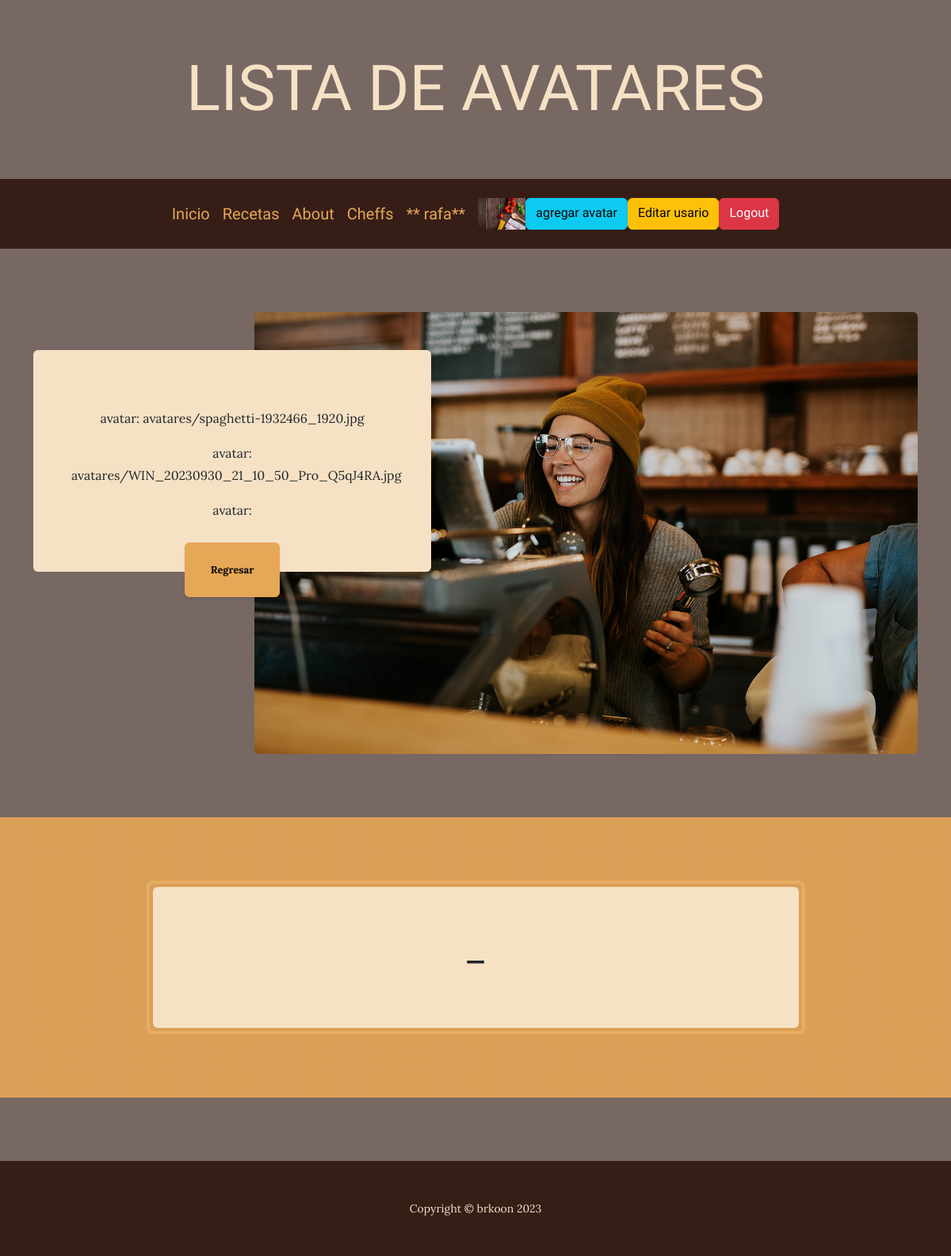
The page /AppRecetas/avatar/list/ (signed in) on the database as committed earlier.
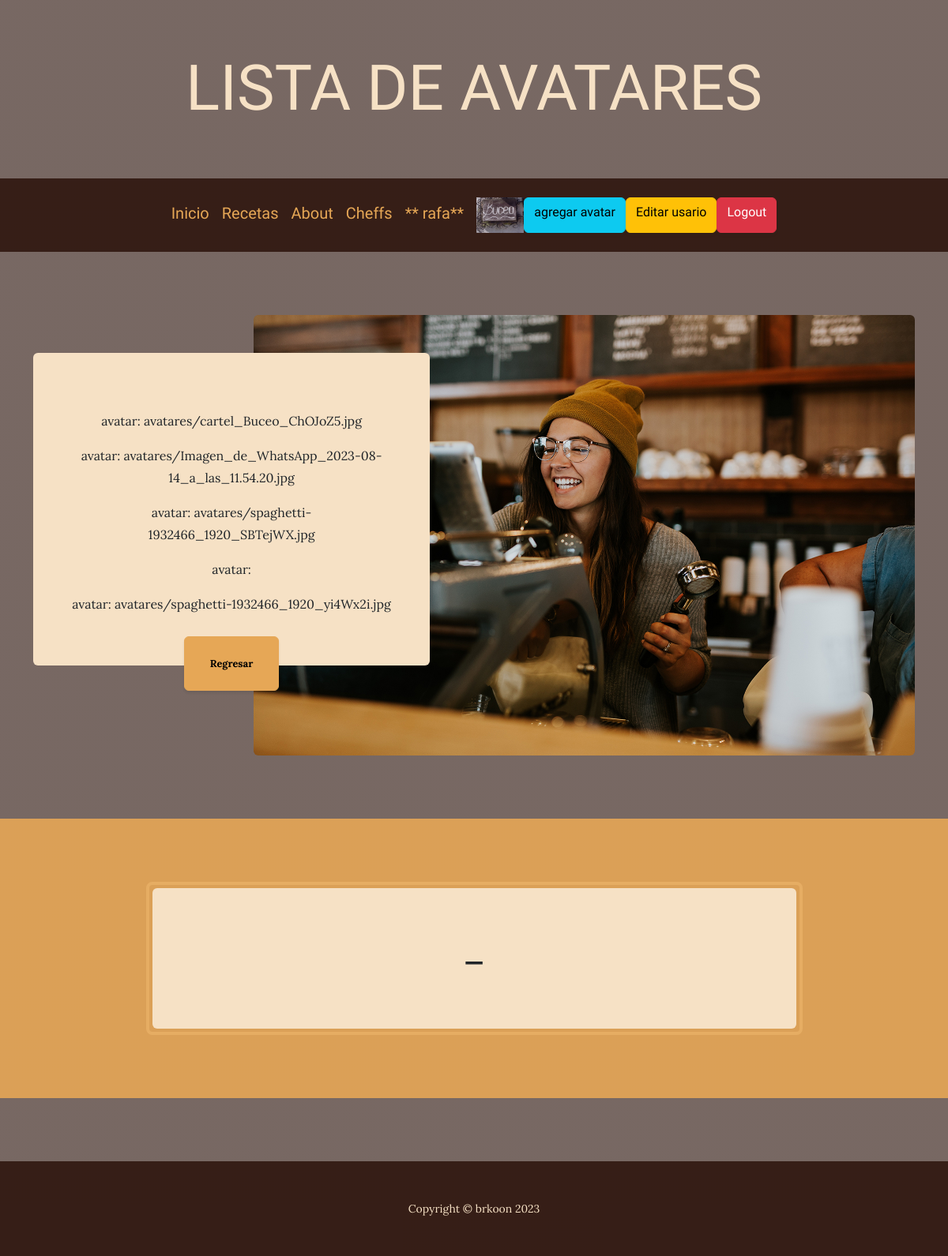
The same page on the database as committed later.
### AppRecetas/models.py (models this page shows, shortened)
class Avatar(models.Model):
    usuario = models.ForeignKey(User, on_delete=models.CASCADE)
    image = models.ImageField(upload_to= "avatares", null=True, blank=True)

### AppRecetas/views.py (the view)
# urls.py: path("avatar/list/", ListaAvatar.as_view(), name="listaavatar"),
class ListaAvatar(LoginRequiredMixin, ListView):
  model = Avatar
  def get_queryset(self):
        return Avatar.objects.filter(usuario=self.request.user)

### AppRecetas/templates/AppRecetas/avatar_list.html
{% extends "AppRecetas/base.html" %}
{% load static %}
{% block  titulo %}
lista de avatares
{% endblock  %}
{% block complement  %}
{% for avatares in object_list%}
<p> avatar: {{avatares.image}}
</p>
{% endfor %}
{% endblock  %}

### AppRecetas/templates/AppRecetas/base.html (shortened to what this page needs)
<!DOCTYPE html>
<html lang="en">
    <head>
        {% load static  %}
        <link href="{% static 'AppRecetas/css/styles.css'%}" rel="stylesheet" />
    </head>
    <body>
        <header>
            <h1 class="site-heading text-center text-faded d-none d-lg-block">
                <span class="site-heading-lower">
                    {% block  titulo %}
                     {% endblock %}
                </span>
            </h1>
        </header>
        <nav class="navbar navbar-expand-lg navbar-dark py-lg-4" id="mainNav">
            <div class="container">
                <div class="collapse navbar-collapse" id="navbarSupportedContent">
                    <ul class="navbar-nav mx-auto">
                        <a class="navbar-brand" href="{% url 'Inicio' %}">Inicio</a>
                <a class="navbar-brand" href="{% url 'RecetasMain' %}">Recetas</a>
                <a class="navbar-brand" href="{% url 'About' %}">About</a>
                {% if request.user.is_authenticated  %}
                <a class="navbar-brand" href="{% url 'listaCheff' %}">Cheffs</a>
                {% endif %}
                {% if request.user.is_authenticated  %}
                <a class="navbar-brand" href="">** {{user.username}}**</a>
                {% with user.avatar_set.first as  miPrimerAvatar %}
                {% if miPrimerAvatar  %}
                <a href="{% url 'listaavatar' %}">
                <img src="{{miPrimerAvatar.image.url}}" alt=" NO EXITE AVATAR", style="max-width: 60px;">
                </a>
                {% endif %}
                {% endwith %}
                <a class="btn btn-info" href="{% url 'AddAvatar' %}">agregar avatar</a>
                <a class="btn btn-warning" href="{% url 'EditUsr' %}">Editar usario</a>
                <a class="btn btn-danger" href="{% url 'Logout' %}">Logout</a>
                {% else %}
                <a class="btn btn-success" href="{% url 'Login' %}">Login</a>
                <a class="btn btn-primary" href="{% url 'Register' %}">Registrarse</a>
                {% endif %}
                    </ul>
                </div>
            </div>
        </nav>
        <section class="page-section clearfix">
            <div class="container">
                <div class="intro">
                    <img class="intro-img img-fluid mb-3 mb-lg-0 rounded" src="{% static 'AppRecetas/assets/img/intro.jpg' %}" alt="..." />
                    <div class="intro-text left-0 text-center bg-faded p-5 rounded">
                        <p class="mb-3">
                            {% block  complement %}
                            {% endblock %}
                        </p>
                        <div class="intro-button mx-auto"><a class="btn btn-primary btn-xl" href="{% url 'Inicio' %}">Regresar</a></div>
                    </div>
                </div>
            </div>
        </section>
        <section class="page-section cta">
            <div class="container">
                <div class="row">
                    <div class="col-xl-9 mx-auto">
                        <div class="cta-inner bg-faded text-center rounded">
                            <h2 class="section-heading mb-4">
                                <span class="section-heading-lower">_</span>
                            </h2>
                        </div>
                    </div>
                </div>
            </div>
        </section>
        <footer class="footer text-faded text-center py-5">
            <div class="container">
                <p class="m-0 small">Copyright &copy; brkoon  2023</p>
            </div>
        </footer>
    </body>
</html>

Rows that differ between the two databases and show on the page:
removed Avatar: image (picture), image "avatares/spaghetti-1932466_1920.jpg"
removed Avatar: image "avatares/WIN_20230930_21_10_50_Pro_Q5qJ4RA.jpg"
added Avatar: image (picture), image "avatares/cartel_Buceo_ChOJoZ5.jpg"
added Avatar: image "avatares/Imagen_de_WhatsApp_2023-08-14_a_las_11.54.20.jpg"
added Avatar: image "avatares/spaghetti-1932466_1920_SBTejWX.jpg"
added Avatar: image "avatares/spaghetti-1932466_1920_yi4Wx2i.jpg"
